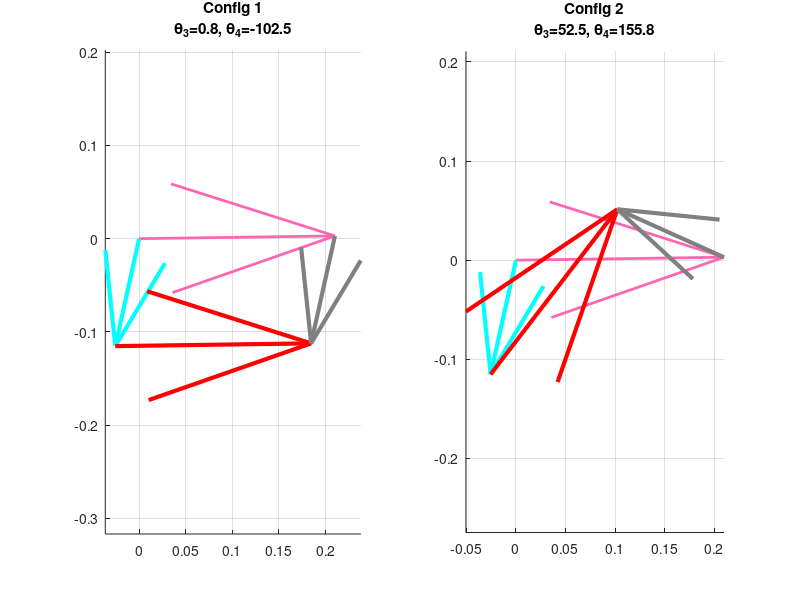
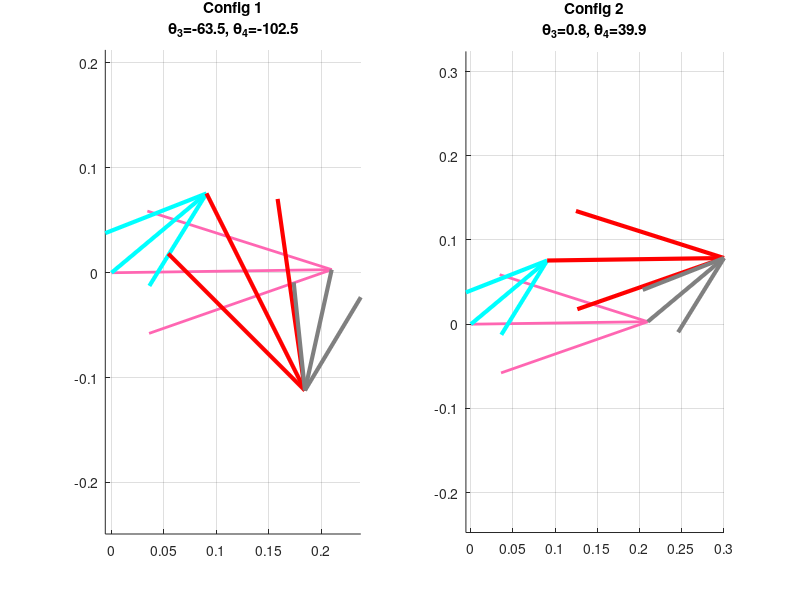

Recreate these plots in MATLAB, in order.
clear all
close all
clc

% ==========================================
% 1. PARAMETERS & CONSTANTS
% ==========================================
L1 = 0.210; % Ground (Pink) - d
L2 = 0.118; % Cyan/Light Blue - a (Connected from Loop 1)
L3 = 0.210; % Red - b
L4 = 0.118; % Grey - c

% Canonical names
d = L1;
a = L2;
b = L3;
c = L4;

% Ground Offset
theta1_deg = 0.81;
theta1 = deg2rad(theta1_deg);

% ==========================================
% 2. INPUTS (From Loop 1 Results)
% ==========================================
% Input values for Theta 2 in Global Degrees
input_theta2_deg = [-102.5000, 39.8576];

% Convert to Local Inputs (relative to theta1)
input_theta2_local = deg2rad(input_theta2_deg) - theta1;

% ==========================================
% 3. CALCULATION & PLOTTING LOOP
% ==========================================
% Calculate K constants (Standard Norton for Theta2 Input)
K1 = d/a;
K2 = d/c;
K3 = (a^2 - b^2 + c^2 + d^2)/(2*a*c);

% Colors
color_ground = [1, 0.4, 0.7]; % Pink
color_L2 = [0, 1, 1];         % Cyan
color_L3 = [1, 0, 0];         % Red
color_L4 = [0.5, 0.5, 0.5];   % Grey

for k = 1:length(input_theta2_local)
    q2 = input_theta2_local(k);
    q2_global_deg = input_theta2_deg(k);
    
    % --- Calculate A, B, C (Standard Form for Theta2 Input) ---
    A = cos(q2) - K1 - K2*cos(q2) + K3;
    B = -2*sin(q2);
    C = K1 - (K2+1)*cos(q2) + K3;
    
    det_val = B^2 - 4*A*C;
    
    if det_val < 0
        fprintf('Input %.4f deg: No solution (Mechanism breaks)\n', q2_global_deg);
        continue;
    end
    
    % --- Solve for Theta 4 (2 Solutions: Open/Crossed) ---
    % Solution 1
    q4_1 = 2*atan((-B + sqrt(det_val))/(2*A));
    % Solution 2
    q4_2 = 2*atan((-B - sqrt(det_val))/(2*A));
    
    % --- Solve for Theta 3 ---
    % Vector Loop: R2 + R3 - R4 - R1 = 0  => R3 = R1 + R4 - R2
    % (Note: R1 is d, R2 is a*exp(jq2), R4 is c*exp(jq4))
    
    % Case 1
    Vec3_1 = c*exp(1j*q4_1) + d - a*exp(1j*q2);
    q3_1 = angle(Vec3_1);
    
    % Case 2
    Vec3_2 = c*exp(1j*q4_2) + d - a*exp(1j*q2);
    q3_2 = angle(Vec3_2);
    
    % --- Global Conversion ---
    q2g = q2 + theta1;
    q3_1g = q3_1 + theta1; q4_1g = q4_1 + theta1;
    q3_2g = q3_2 + theta1; q4_2g = q4_2 + theta1;
    
    % --- Display Results ---
    fprintf('========================================\n');
    fprintf('INPUT SET %d: Theta 2 = %.4f deg\n', k, q2_global_deg);
    fprintf('  [Config 1] Theta3: %.4f, Theta4: %.4f\n', rad2deg(q3_1g), rad2deg(q4_1g));
    fprintf('  [Config 2] Theta3: %.4f, Theta4: %.4f\n', rad2deg(q3_2g), rad2deg(q4_2g));
    
    % --- PLOTTING ---
    figure('Name', sprintf('Loop 2 Analysis: Input %.2f', q2_global_deg));
    
    % Vectors
    RO2 = 0; 
    RO4 = d*exp(1j*theta1);
    RA = a*exp(1j*q2g); % Link 2 (Input)
    
    % Subplot 1: Config 1
    subplot(1, 2, 1); hold on; axis equal; grid on;
    RBA_1 = b*exp(1j*q3_1g);
    RB_1 = RA + RBA_1;
    RBO4_1 = c*exp(1j*q4_1g);
    
    % Components
    O2x=0; O2y=0; O4x=real(RO4); O4y=imag(RO4);
    Ax=real(RA); Ay=imag(RA);
    Bx_1=real(RB_1); By_1=imag(RB_1);
    
    quiver(O2x, O2y, O4x-O2x, O4y-O2y, 0, 'Color', color_ground, 'LineWidth', 2, 'MaxHeadSize', 0.5); % Ground
    quiver(O2x, O2y, Ax-O2x, Ay-O2y, 0, 'Color', color_L2, 'LineWidth', 3, 'MaxHeadSize', 0.5); % Link 2
    quiver(Ax, Ay, Bx_1-Ax, By_1-Ay, 0, 'Color', color_L3, 'LineWidth', 3, 'MaxHeadSize', 0.5); % Link 3
    quiver(O4x, O4y, Bx_1-O4x, By_1-O4y, 0, 'Color', color_L4, 'LineWidth', 3, 'MaxHeadSize', 0.5); % Link 4
    title(sprintf('Config 1\n\\theta_3=%.1f, \\theta_4=%.1f', rad2deg(q3_1g), rad2deg(q4_1g)));
    
    % Subplot 2: Config 2
    subplot(1, 2, 2); hold on; axis equal; grid on;
    RBA_2 = b*exp(1j*q3_2g);
    RB_2 = RA + RBA_2;
    RBO4_2 = c*exp(1j*q4_2g);
    
    Bx_2=real(RB_2); By_2=imag(RB_2);
    
    quiver(O2x, O2y, O4x-O2x, O4y-O2y, 0, 'Color', color_ground, 'LineWidth', 2, 'MaxHeadSize', 0.5); % Ground
    quiver(O2x, O2y, Ax-O2x, Ay-O2y, 0, 'Color', color_L2, 'LineWidth', 3, 'MaxHeadSize', 0.5); % Link 2
    quiver(Ax, Ay, Bx_2-Ax, By_2-Ay, 0, 'Color', color_L3, 'LineWidth', 3, 'MaxHeadSize', 0.5); % Link 3
    quiver(O4x, O4y, Bx_2-O4x, By_2-O4y, 0, 'Color', color_L4, 'LineWidth', 3, 'MaxHeadSize', 0.5); % Link 4
    title(sprintf('Config 2\n\\theta_3=%.1f, \\theta_4=%.1f', rad2deg(q3_2g), rad2deg(q4_2g)));
    
end
